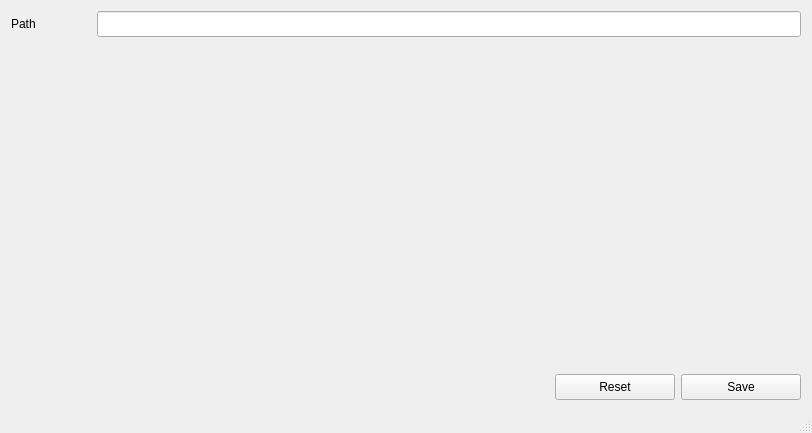
<?xml version="1.0" encoding="UTF-8"?>
<ui version="4.0">
 <class>MaterialWindowClass</class>
 <widget class="QMainWindow" name="MaterialWindowClass">
  <property name="geometry">
   <rect>
    <x>0</x>
    <y>0</y>
    <width>812</width>
    <height>433</height>
   </rect>
  </property>
  <property name="windowTitle">
   <string>MaterialWindow</string>
  </property>
  <widget class="QWidget" name="centralWidget">
   <layout class="QGridLayout" name="gridLayout">
    <item row="4" column="3">
     <widget class="QPushButton" name="saveButton">
      <property name="minimumSize">
       <size>
        <width>120</width>
        <height>26</height>
       </size>
      </property>
      <property name="text">
       <string>Save</string>
      </property>
     </widget>
    </item>
    <item row="4" column="2">
     <widget class="QPushButton" name="resetButton">
      <property name="minimumSize">
       <size>
        <width>120</width>
        <height>26</height>
       </size>
      </property>
      <property name="text">
       <string>Reset</string>
      </property>
     </widget>
    </item>
    <item row="4" column="1">
     <spacer name="horizontalSpacer">
      <property name="orientation">
       <enum>Qt::Orientation::Horizontal</enum>
      </property>
      <property name="sizeHint" stdset="0">
       <size>
        <width>40</width>
        <height>20</height>
       </size>
      </property>
     </spacer>
    </item>
    <item row="3" column="3">
     <spacer name="verticalSpacer">
      <property name="orientation">
       <enum>Qt::Orientation::Vertical</enum>
      </property>
      <property name="sizeHint" stdset="0">
       <size>
        <width>20</width>
        <height>363</height>
       </size>
      </property>
     </spacer>
    </item>
    <item row="0" column="1" colspan="3">
     <layout class="QHBoxLayout" name="horizontalLayout">
      <item>
       <widget class="QLabel" name="label">
        <property name="sizePolicy">
         <sizepolicy hsizetype="Preferred" vsizetype="Preferred">
          <horstretch>0</horstretch>
          <verstretch>0</verstretch>
         </sizepolicy>
        </property>
        <property name="minimumSize">
         <size>
          <width>80</width>
          <height>26</height>
         </size>
        </property>
        <property name="text">
         <string>Path</string>
        </property>
       </widget>
      </item>
      <item>
       <widget class="QLineEdit" name="pathLineEdit">
        <property name="minimumSize">
         <size>
          <width>0</width>
          <height>26</height>
         </size>
        </property>
       </widget>
      </item>
     </layout>
    </item>
   </layout>
  </widget>
  <widget class="QStatusBar" name="statusBar"/>
 </widget>
 <layoutdefault spacing="6" margin="11"/>
 <resources/>
 <connections/>
</ui>
